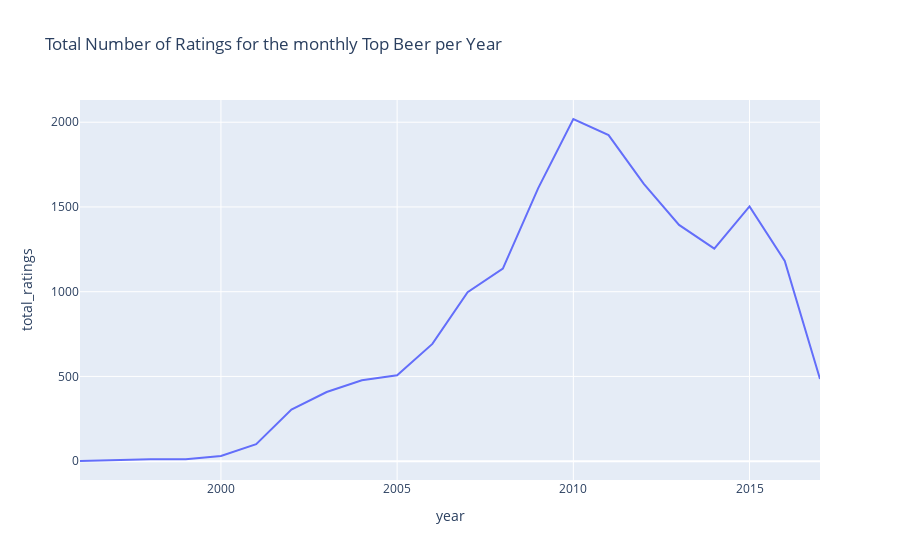

Here is the notebook cell this chart was saved with:
### Code cell
# in ratings_rankBeerMonthYear_df look at the sum of total_ratings for each year
topBeerYearTotal_df = ratings_rankBeerMonthYear_df.groupby('year').agg({'total_ratings': 'sum'}).reset_index()

# plot the number of total ratings per year
fig = px.line(topBeerYearTotal_df, x='year', y='total_ratings', title='Total Number of Ratings for the monthly Top Beer per Year')
fig.show()

### Figure 1 — Plotly figure (JSON) as saved in the notebook; plotly's stock layout.template omitted (floating-point values rounded to 4 significant figures)
{"data": [{"hovertemplate": "year=%{x}<br>total_ratings=%{y}<extra></extra>", "legendgroup": "", "line": {"color": "#636efa", "dash": "solid"}, "marker": {"symbol": "circle"}, "mode": "lines", "name": "", "orientation": "v", "showlegend": false, "type": "scatter", "x": [1996, 1998, 1999, 2000, 2001, 2002, 2003, 2004, 2005, 2006, 2007, 2008, 2009, 2010, 2011, 2012, 2013, 2014, 2015, 2016, 2017], "xaxis": "x", "y": [1, 12, 12, 31, 100, 304, 408, 477, 507, 692, 997, 1136, 1610, 2019, 1924, 1636, 1394, 1254, 1503, 1181, 485], "yaxis": "y"}], "layout": {"legend": {"tracegroupgap": 0}, "title": {"text": "Total Number of Ratings for the monthly Top Beer per Year"}, "xaxis": {"anchor": "y", "domain": [0, 1], "title": {"text": "year"}}, "yaxis": {"anchor": "x", "domain": [0, 1], "title": {"text": "total_ratings"}}}}
